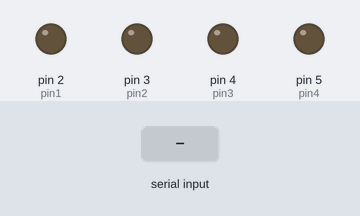
Simulated run of this sketch. Board: Arduino Uno, built with avr-gcc and run on an emulated ATmega328P. Shown: output pins drawn as LEDs (lit = HIGH). The test bench sets the inputs (shaded band).

Above: at 1.2 s.
1.3 s: "1" received over Serial
At 2.3 s:
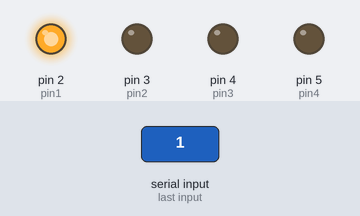
2.8 s: "2" received over Serial
At 3.4 s:
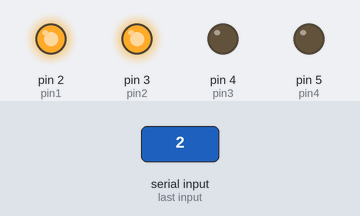
4.3 s: "3" received over Serial
At 4.6 s:
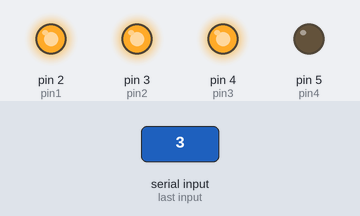
5.8 s: "4" received over Serial
At 6.9 s:
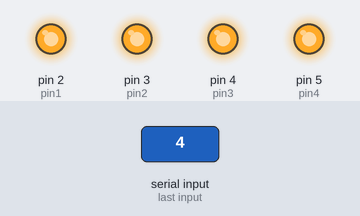
7.3 s: "1" received over Serial
At 8.1 s:
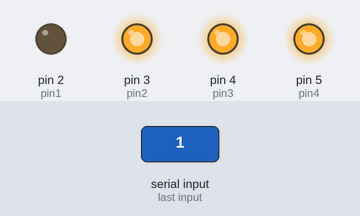
8.8 s: "2" received over Serial
At 9.2 s:
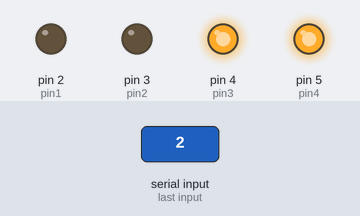
Timing chart, 0 to 11.3 s (numbered marks = the images above; inputs shaded):
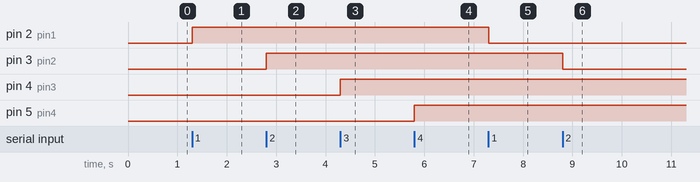

The sketch:

przyk_ad3.ino
```cpp
const int pin1 = 2;
const int pin2 = 3;
const int pin3 = 4;
const int pin4 = 5;

char znak;
boolean stan1 = false;
boolean stan2 = false;
boolean stan3 = false;
boolean stan4 = false;

void setup() {
  pinMode(pin1, OUTPUT);
  pinMode(pin2, OUTPUT);
  pinMode(pin3, OUTPUT);
  pinMode(pin4, OUTPUT);

  Serial.begin(9600);

}

void loop() {
  if(Serial.available() > 0){
    znak = Serial.read();
    if(znak == '1'){
        stan1 = !stan1;
        digitalWrite(pin1, stan1);
    }else if(znak == '2'){
        stan2 = !stan2;
        digitalWrite(pin2, stan2);
    }else if(znak == '3'){
        stan3 = !stan3;
        digitalWrite(pin3, stan3);
    }else if(znak == '4'){
        stan4 = !stan4;
        digitalWrite(pin4, stan4);
    }else {
        Serial.print("Stany: ");
        Serial.print(stan1);
        Serial.print(" ");
        Serial.print(stan2);
        Serial.print(" ");
        Serial.print(stan3);
        Serial.print(" ");
        Serial.println(stan4);
    }
  }

}
```

Measured:
- after the input at 1.3 s, pin 2 (pin1): LOW → HIGH at once
- after the input at 2.8 s, pin 3 (pin2): LOW → HIGH at once
- after the input at 4.3 s, pin 4 (pin3): LOW → HIGH at once
- after the input at 5.8 s, pin 5 (pin4): LOW → HIGH at once
- after the input at 7.3 s, pin 2 (pin1): HIGH → LOW at once
- after the input at 8.8 s, pin 3 (pin2): HIGH → LOW at once
